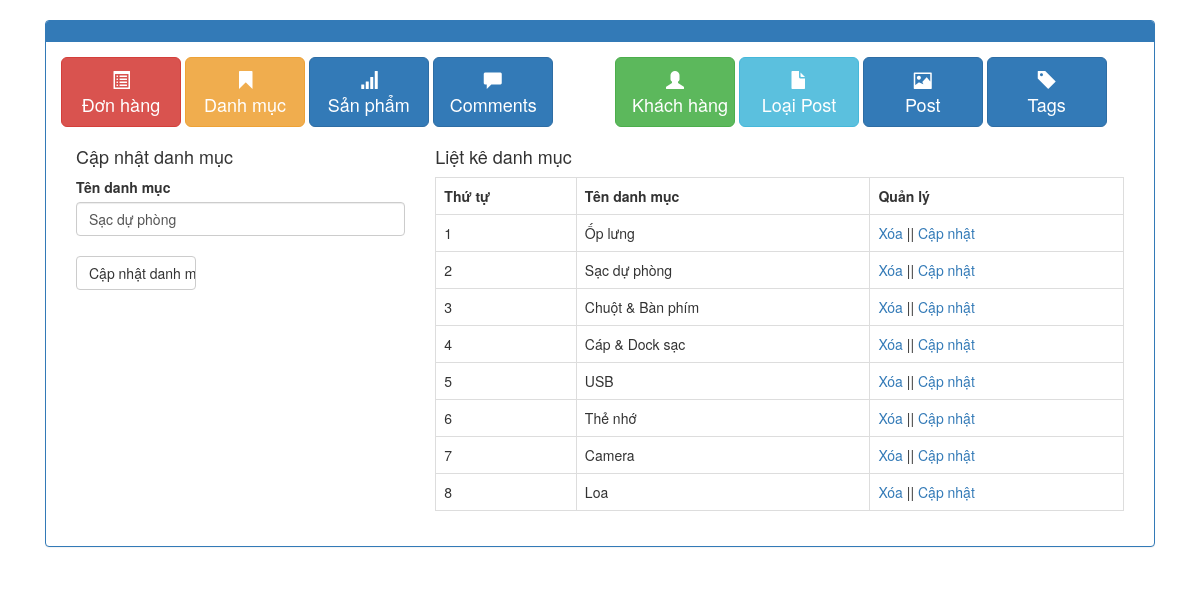
The app's page /admin/xulydanhmuc.php?quanly=capnhat&id=22 with its own data.
### tables this page shows
CREATE TABLE `tbl_category` (
  `category_id` int(11) NOT NULL,
  `category_name` varchar(50) NOT NULL
);

### admin/xulydanhmuc.php (the view, shortened to what this page needs)
<?php
	include('../db/connect.php');
?>
<!DOCTYPE html>
<html lang="en">
<head>
	<link href="../css/bootstrap.css" rel="stylesheet" type="text/css" media="all" />
	<link href="../css/admin-dashboard.css" rel="stylesheet" type="text/css" media="all" />
	<link href="../css/Chart.css" rel="stylesheet" type="text/css" media="all" />
	<link href="//netdna.bootstrapcdn.com/bootstrap/3.0.0/css/bootstrap.min.css" rel="stylesheet" id="bootstrap-css">
</head>
<body>
	<div class="container">
		<div class="row">
			<div class="col-md-12">
				<div class="panel panel-primary">
					<div class="panel-heading">
					</div>
					<div class="panel-body">
						<div class="row">
							<div class="col-xs-6 col-md-6">
							<a href="xulydonhang.php" class="btn btn-danger btn-lg" role="button"><span class="glyphicon glyphicon-list-alt"></span> <br/>Đơn hàng</a>
							<a href="xulydanhmuc.php" class="btn btn-warning btn-lg" role="button"><span class="glyphicon glyphicon-bookmark"></span> <br/>Danh mục</a>
							<a href="xulysanpham.php" class="btn btn-primary btn-lg" role="button"><span class="glyphicon glyphicon-signal"></span> <br/>Sản phẩm</a>
							<a href="" class="btn btn-primary btn-lg" role="button"><span class="glyphicon glyphicon-comment"></span> <br/>Comments</a>
							</div>
							<div class="col-xs-6 col-md-6">
							<a href="xulykhachhang.php" class="btn btn-success btn-lg" role="button"><span class="glyphicon glyphicon-user"></span> <br/>Khách hàng</a>
							<a href="xulydanhmucbaiviet.php" class="btn btn-info btn-lg" role="button"><span class="glyphicon glyphicon-file"></span> <br/>Loại Post </a>
							<a href="xulybaiviet.php" class="btn btn-primary btn-lg" role="button"><span class="glyphicon glyphicon-picture"></span> <br/>Post</a>
							<a href="#" class="btn btn-primary btn-lg" role="button"><span class="glyphicon glyphicon-tag"></span> <br/>Tags</a>
							</div>
						</div>
						<div>
							<?php
							if(isset($_GET['quanly'])=='capnhat'){
								$id_capnhat = $_GET['id'];
								$sql_capnhat = mysqli_query($con,"SELECT * FROM tbl_category WHERE category_id='$id_capnhat'");
								$row_capnhat = mysqli_fetch_array($sql_capnhat);
								?>
								<div class="col-md-4">
								<h4>Cập nhật danh mục</h4>
								<label>Tên danh mục</label>
								<form action="" method="POST">
									<input type="text" class="form-control" name="danhmuc" value="<?php echo $row_capnhat['category_name'] ?>"><br>
									<input type="submit" name="capnhatdanhmuc" value="Cập nhật danh mục" class="btn btn-default">
								</form>
								</div>
								<?php
							}
								?>
							<div class="col-md-8">
								<h4>Liệt kê danh mục</h4>
								<?php
								$sql_select = mysqli_query($con,"SELECT * FROM tbl_category ORDER BY category_id DESC");
								?>
								<table class="table table-bordered ">
									<tr>
										<th>Thứ tự</th>
										<th>Tên danh mục</th>
										<th>Quản lý</th>
									</tr>
									<?php
									$i = 0;
									while($row_category = mysqli_fetch_array($sql_select)){
										$i++;
									?>
									<tr>
										<td><?php echo $i; ?></td>
										<td><?php echo $row_category['category_name'] ?></td>
										<td><a href="?xoa=<?php echo $row_category['category_id'] ?>">Xóa</a> || <a href="?quanly=capnhat&id=<?php echo $row_category['category_id'] ?>">Cập nhật</a></td>
									</tr>
									<?php
									}
									?>
								</table>
							</div>
						</div>
					</div>
				</div>
			</div>
		</div>
	</div>
</body>
</html>

### css/admin-dashboard.css (style rules this page uses)
body { padding-top:20px; }
.panel-body .btn:not(.btn-block) { width:120px;margin-bottom:10px; }

### records on screen
tbl_category: danhmuc "Sạc dự phòng", category_name "Sạc dự phòng"
tbl_category: category_name "Ốp lưng"
tbl_category: category_name "Chuột & Bàn phím"
tbl_category: category_name "Cáp & Dock sạc"
tbl_category: category_name "USB"
tbl_category: category_name "Thẻ nhớ"
tbl_category: category_name "Camera"
tbl_category: category_name "Loa"
